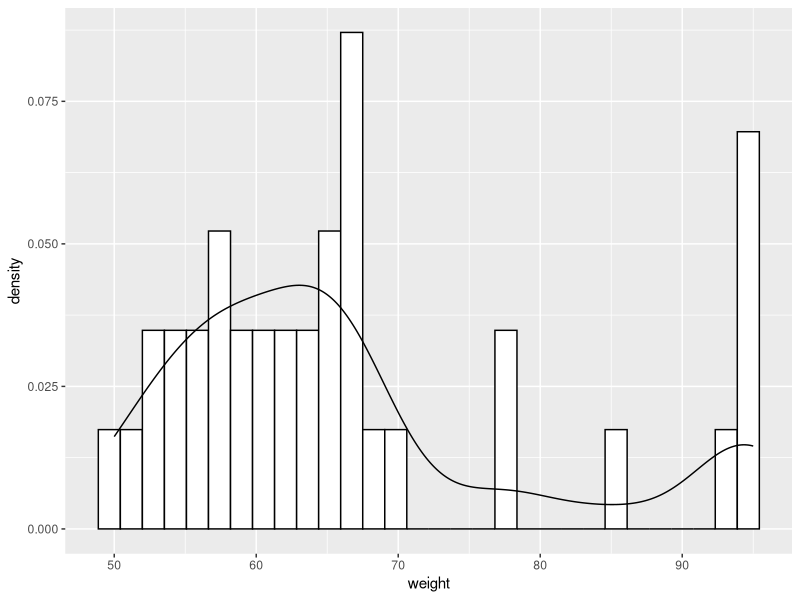
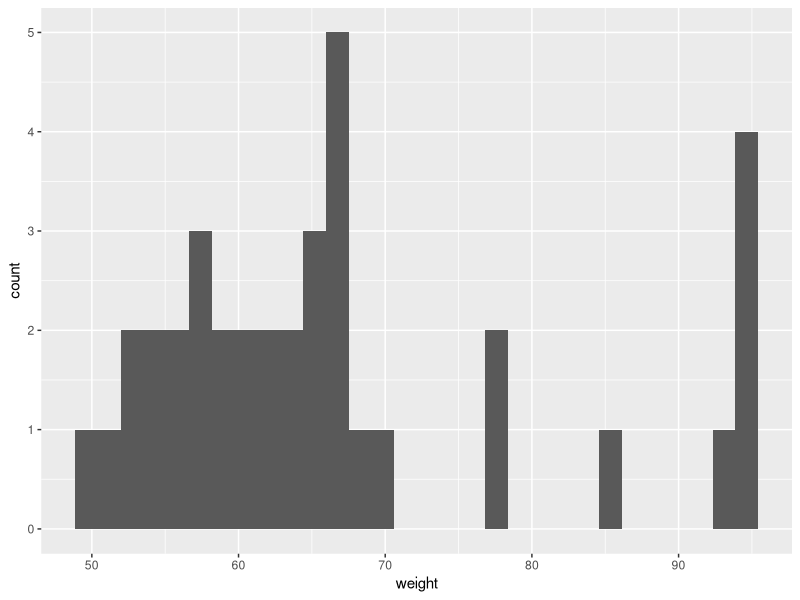
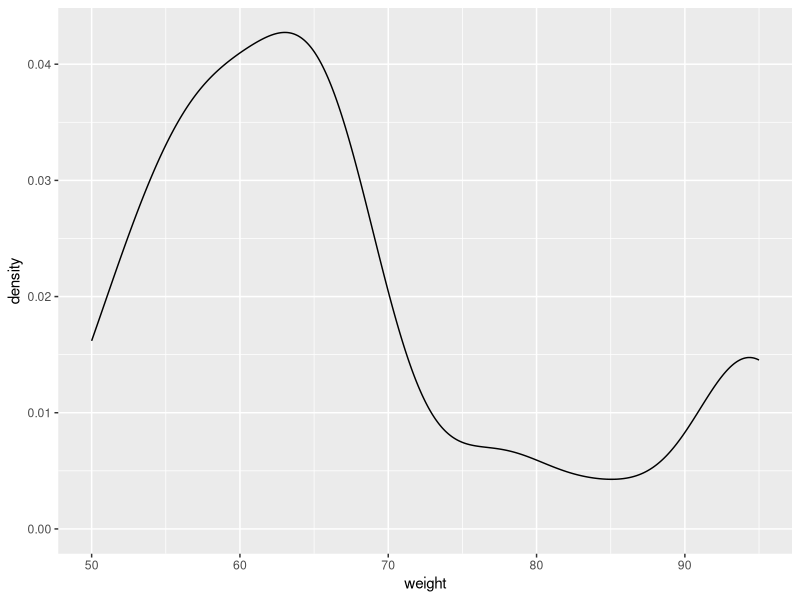
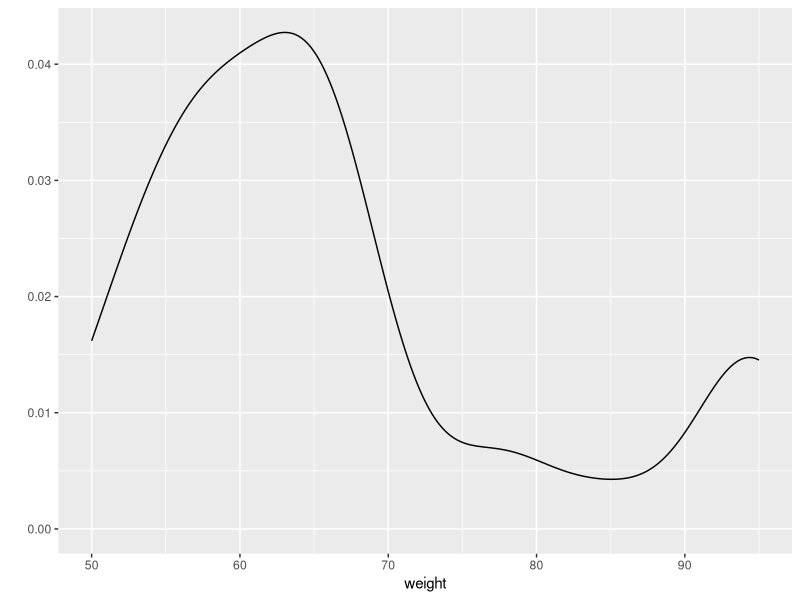
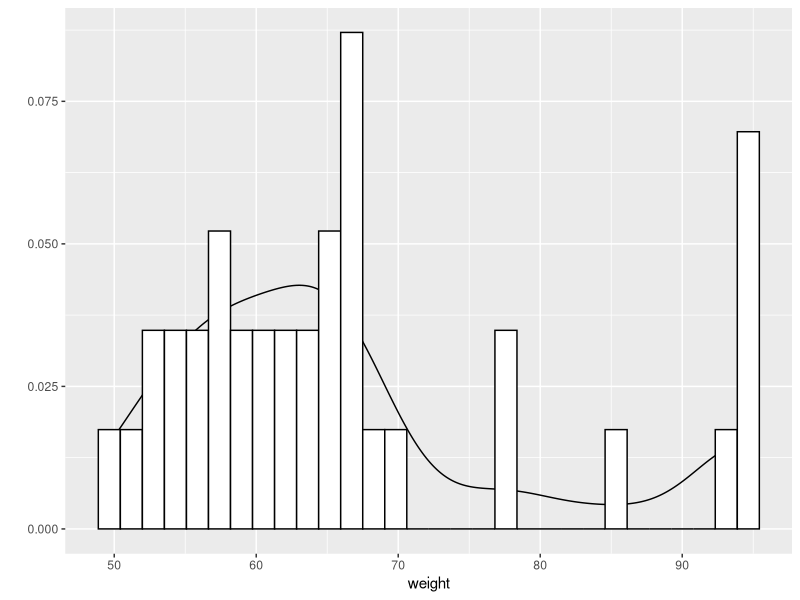
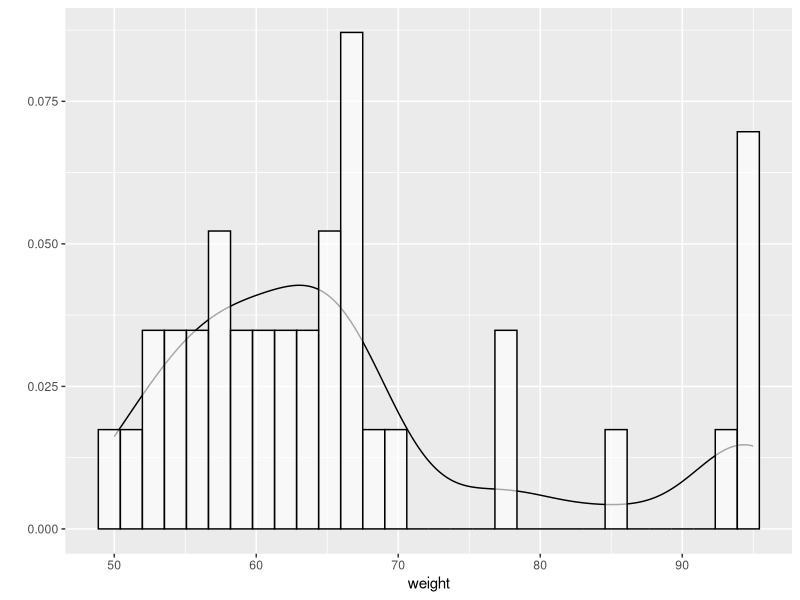

Write R code to recreate these figures, in order.
# Hausaufgabe 04
# Carmen Seidler <seidlerc@students.uni-marburg.de>
# 2014-05-01
# Dieses Werk ist lizenziert unter einer CC-BY-NC-SA Lizenz.

# Sie sollten die Datei auch in Ihren Ordner kopieren und einen Commit machen, 
# bevor Sie die Kopie weiter anpassen! Vergessen Sie dabei nicht, Namen, Datum 
# und ggf. Lizenz zu ändern. Um einiges leichter zu machen, sollten Sie auch die
# Datei body_dim_long.tab aus dem Data-Ordner kopieren, stagen und commiten.

# (Im folgenden müssen Sie die Code-Zeilen wieder aktiv setzen -- ich habe sie
# vorläufig auskommentiert, damit der Output beim ersten Beispiel sehr
# überschaubar war.)

# Am Dienstag haben wir uns ein paar Plots mit den Daten aus dem Fragebogen
# gemacht. Hier werden wir weiter üben.

# Zuerst müssen wir ggplot laden
library(ggplot2)

# und danach die Daten:
dat <- read.table("Data//body_dim_long.tab",header=TRUE)

# Wir haben im Kurs die Verteilung der Variabel weight angeschaut. In Skripten
# werden Ergebnisse nicht automatich dargestellt, sondern nur dann, wenn ein
# print Befehl genutzt wird. Dann müssten wir eigentlich den ganzen "ggplot() +
# ..." Befehl in die Klammer von print() einpacken, was nicht besonders lesbar
# ist. Wie bei anderen Berechnungen können wir den Output von ggplot einer
# Variabel zuweisen. Danach müssen wir nur den Variabelnamen in die Klammer von
# print() einpacken.
weight.grafik <- ggplot(data=dat,aes(x=weight)) + geom_histogram(aes(y=..density..),fill="white",color="black") + geom_density()
print(weight.grafik)

# Wenn wir verschiedene Grafiken mit einem Datenzsatz machen möchten, ist es
# nervig, wenn wir den gemeinsamen Teil immer wieder eingeben müssen. Auch Teile
# von ggplot-Grafiken können einer Variabel zugewiesen werden:
weight.grafik.basis <- ggplot(data=dat,aes(x=weight))
print(weight.grafik.basis + geom_histogram())
print(weight.grafik.basis + geom_density())

# Wir haben auch mal die qplot()-Funktion gesehen. Sie ergibt eigentlich das
# Gleiche wie die "ggplot() + ..."-Befehle, hat nun eine andere Schnittstelle. 
weight.grafik.alt <- qplot(x=weight,data=dat,geom="density")
print(weight.grafik.alt)

# Weil das Gleiche ergeben wird, können wir auch den Ouput von qplot() mit
# weiteren geom_XXXX() Funktionen erweitern. 
weight.grafik.alt2 <- weight.grafik.alt + geom_histogram(aes(y=..density..),fill="white",color="black")
print(weight.grafik.alt2)

# Sie sehen an dieser Grafik auch, dass ggplot gestappelte Layers nutzt -- das 
# Histogramm wird auf das Layer mit Dichte gestapelt und daher wird die 
# Dichtekurve zum Teil versteckt. Wir können auch das Histogramm mit alpha
# transparenter machen.
weight.grafik.alt3 <- weight.grafik.alt + geom_histogram(aes(y=..density..),fill="white",color="black",alpha=0.65)
print(weight.grafik.alt3)

# ggplot hat auch eingebaute Untestützung für Box-Whisker-Plots, allerdings sind x und y jetzt anders:
#weight.bw <- weight.grafik.basis + geom_boxplot(aes(x="weight",y=weight))
#print(weight.bw)
# Sie sehen auch dabei, dass Layer-Asthetics Basis-Athetics brechen. 

# Aber viel interessanter ist eben, wenn wir Gruppen unterscheiden. Dann können etwas machen wie BW-Plot nach Geschlecht:
#weight.bw.sex <- weight.grafik.basis + geom_boxplot(aes(x=sex,y=weight))
#print(weight.bw.sex)

# Und als Erinnerung können wir auch ähnliches mit der Dichte machen:
#print( weight.grafik.basis + geom_density(aes(color=sex,fill=sex),alpha=0.5) )

# Aber jetzt haben wir uns Gewicht mehrmals angeschaut. Es wird Zeit, dass uns
# auch Größe anschauen. Sind die Studenten mancher Studiengänge größer als die anderen?
# Weil wir deutlich weniger Männer haben und es einen bekannten Unterschied in der Größe 
# zwischen Männern und Frauen gibt, schließen wir erstmal die Männer aus:
#frauen <- subset(dat, CODE_HIER)

# (Sie sollten sich wirklich überlegen, ob der Schritt "gut" ist. Haben wir 
# dadurch unsre Ergebnisse verstellt? Sie müssen hier nichts schreiben, aber 
# überlegen Sie sich wirklich, ob der Schritt sinnvoll war und was für Probeme 
# er verursachen könnte. Sie könnten u.a. die folgenden Berechnungen und Plots
# zweimal machen und schauen, wie sich die Ergebnisse geändert haben.)

#Das erste, was wir machen, ist uns die Daten einfach als Box-Whisker-Diagramm 
#darzustellen. (Box-Whisker zuerst, weil Sie das auch per Hand machen könnten, 
#falls Sie unsicher sind, ob das Bild korrekt aussieht.) Hier und im Folgenden
#sollten Sie die Plots so machen, damit man einen Vergleich zwischen den Gruppen
#ziehen kann. Dafür gibt es verschiedene Möglichkeiten; die Wahl bleibt Ihnen
#überlassen. frauen.studiengang.bw <- CODE_HIER print(frauen.studiengang.bw)

# Sehen die Studiengänge anders aus? Wir müssen hier noch relativ vorrsichtig
# sein, weil die Gruppen *unbalanziert* sind, d.h. die Gruppen sind
# unterschiedlich groß. Aber wie sieht der Vergleich auf den ersten Blick aus?
# (Keine explizite Antwort nötig, nur eine Überlegung.)

# Wir können natürlich auch die Dichte anschauen:
#frauen.studiengang.dichte <- CODE_HIER
#print(frauen.studiengang.dichte)

# Haben Sie den gleichen Eindruck wie bei Box-Whisker bekommen? Unterscheiden
# sich die Gruppen?
# (Keine explizite Antwort nötig, nur eine Überlegung.)

# Welche Gruppe hat gefehlt? Wie viele Datenpunkte gab es für die Gruppe?
# (Keine explizite Antwort nötig, nur eine Überlegung.)

# Wir können auch die verschiedenen Maße der Streuung berechnen.
# In R gibt es oft verschiedene Möglichkeiten, etwas zu machen. Wir haben bisher
# Teile einer Datenmenge mit subset() rausgezogen, aber wir können das auch mit 
# einer weiteren Syntax machen:
#klinisch <- frauen[frauen$major == "M.A..Klinische.Linguistik",]
#print(klinisch)

# Das sieht erstmal sehr vervwirrend aus, ist es aber nicht. Die eckigen
# Klammern bestimmen die Auswahl an Elementen. Wir haben das ja bei Indizen in
# Vektoren schon gesehen. Man kann eigentlich Indizen oder logische
# Einschränkungen nutzen, und das gleiche gilt für Data Frames. Bei Data Frames
# haben wir zwei Dimensionen, Zeilen (rows) und Spalten (columns), daher das
# Komma. Vor dem Komma werden die Zeilen spezifiziert, nach dem Komma die
# Spalten. Wir wollen alle Spalten mitnehmen, deshalb haben wir nach dem Komma
# nichts. (Das Komma ist hier *sehr* wichtig -- wenn Sie das Komma weglassen,
# selegieren Sie einzelne Elemente statt Zeilen und bekommen dann später
# verwirrende Fehlermeldungen.) 

# Jetzt brauchen wir die Teilmenge für die anderen beiden Studiengänge, 
# Linguistik Kognition und Kommunikation und Speech Science
# HINT: wie sehen die Namen aus bzw. wie werden sie im data frame buchstabiert?
#linkk <- frauen[CODE_HIER]
#speech <- frauen[CODE_HIER] 

# Berechnen Sie -- ohne Hilfe von sd() -- die Standardabweichung für die Größe der drei 
# Gruppen. Sie können auch weitere Zeilen hinzufügen, wenn es Ihnen so leichter
# ist. 
# HINT: Formel und Beispiel für die Berechnung auf den Folien!
#klinisch.sd <- CODE_HIER
#linkk.sd <- CODE_HIER
#speech.sd <- CODE_HIER

# Berichten Sie jetzt die Mittelwerte und Standardabweichungen für die drei Gruppen. Die erste Gruppe steht hier als Muster:
#print( paste("Studiengang: Klinische Linguistik","Mean:",mean(klinisch$height),"SD:",klinisch.sd) )
#CODE_HIER

